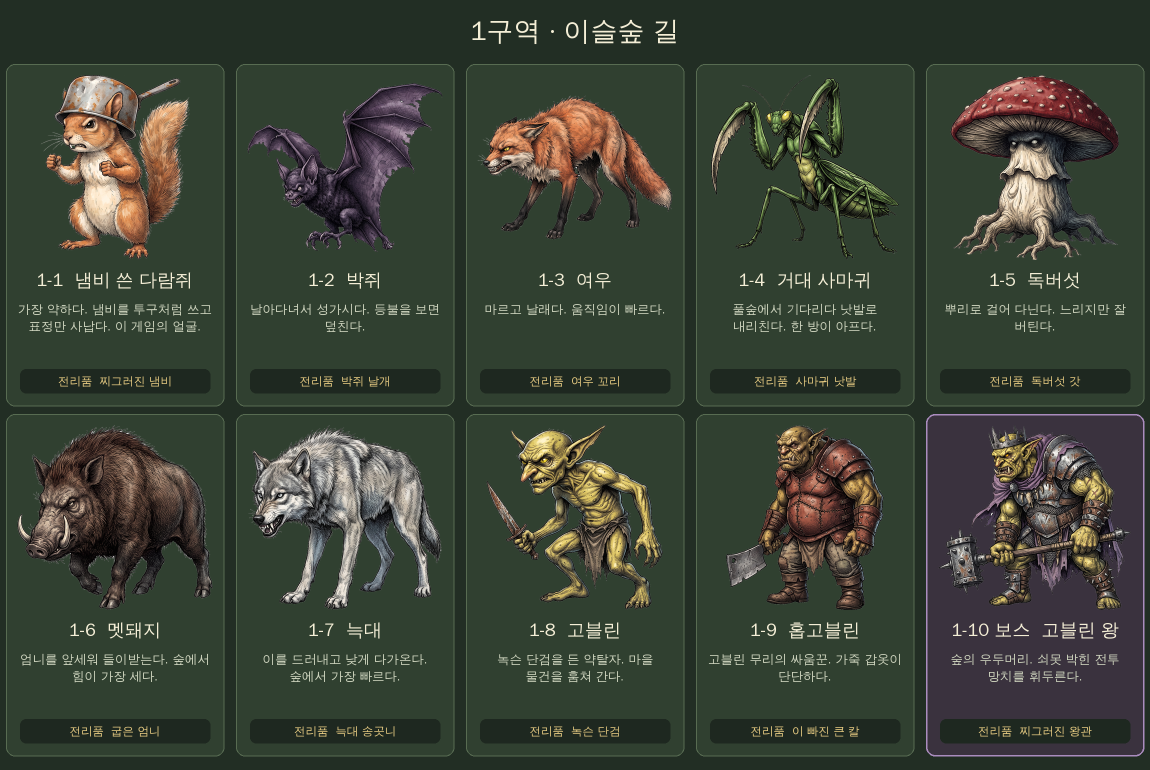
#> input picture art/1구역-도감판.png, 2300 x 1540 px (shown at 1/2 size)
$ python -i cutout2.py   (imports and definitions only)
#> lines starting #> are read from the running program, lines starting #| are printed output that depends on the picture; after the words box and inside, x2 and y2 are one past the last pixel; in counts of white or black regions, pixels touching at a corner belong together
#!/usr/bin/env python3
"""흰 배경 그림(유화풍 캐릭터·몬스터·무기)을 투명한 PNG로 만든다. 원본 크기 그대로 딴다.

  python3 tools/cutout2.py 입력.png 출력.png [--눈=x0,y0,x1,y1]

- 가장자리와 이어진 흰 배경을 지운다.
- 손가락 사이, 팔과 몸 사이, 다리 사이처럼 사방이 막힌 곳에 갇힌 순백도 작은 것까지 지운다.
- 테두리에 묻은 흰 기운을 안쪽 색으로 바꿔서, 어두운 배경에 올려도 밝은 띠가 생기지 않는다.
- 눈의 반짝임처럼 지우면 안 되는 흰 점은 --눈 으로 네모 칸을 알려 주면 남긴다(여러 번 줄 수 있다).
- 그래도 남는 깊은 틈(쥔 손 안쪽 등)은 --틈=x0,y0,x1,y1 로 네모 칸을 짚어 주면 그 안의 흰색을 지운다.
- 나무가 가장자리까지 꽉 찬 배경 겹은 --흰종이 를 붙인다.
- 다 딴 뒤에는 반드시 어두운 바탕과 분홍 바탕에 올려 확대해서 확인한다(tools/cutout2.py --확인 그림.png 확인.jpg).
"""
import sys
import numpy as np
from PIL import Image
from scipy import ndimage as nd

PAPER = 12       # 종이색에서 이만큼 안쪽이면 종이로 본다
LOW, HIGH = 10, 60  # 가장자리에서 반투명이 시작되는 / 완전히 불투명해지는 차이
POCKET_MIN = 12  # 이 넓이(픽셀, 2048 기준)보다 큰 갇힌 흰 덩어리를 지운다
BAND = 5         # 테두리에서 이 폭(픽셀)만큼 흰 기운을 걷어 낸다


def cutout(src, dst, keep=(), flip=False, holes=(), paper=None):
#> called with src = '../art/1구역-도감판.png', dst = 'out.png', keep = (), flip = False, holes = ()
    im = Image.open(src).convert('RGB')
#> im is the input picture: PIL image 2300x1540 RGB; mean R, G, B 58.9, 66.3, 53.7
    if flip:
        im = im.transpose(Image.FLIP_LEFT_RIGHT)
    a = np.asarray(im).astype(np.float32)
    h, w = a.shape[:2]
#> h = 1540; w = 2300
    k = max(w, h) / 2048.0
#> k = 1.12
    edge = np.concatenate([a[:12].reshape(-1, 3), a[-12:].reshape(-1, 3), a[:, :12].reshape(-1, 3), a[:, -12:].reshape(-1, 3)])
    # 그림이 가장자리까지 꽉 찬 배경 겹은 가장자리 색이 종이색이 아니다. 그럴 땐 paper=(255,255,255)를 준다.
    paper = np.median(edge, axis=0) if paper is None else np.array(paper, np.float32)
#> paper = [34, 46, 36]
    dist = np.abs(a - paper).max(axis=2)

    lab, n = nd.label(dist < PAPER)
#> lab: shape (1540, 2300) int32; 14800 distinct labels, from 0 to 14799
#> n = 14799
    outer_ids = np.unique(np.concatenate([lab[0], lab[-1], lab[:, 0], lab[:, -1]]))
#> outer_ids = [1]
    outer_ids = outer_ids[outer_ids > 0]
    bg = np.isin(lab, outer_ids)
#> bg: shape (1540, 2300) bool; 15.4% white; 1 white region, box (x1, y1, x2, y2) and area: (0, 0, 2300, 1540) 546299
    # 갇힌 흰 틈
    sizes = nd.sum(np.ones_like(lab), lab, np.arange(1, n + 1))
#> sizes = 14799 values, max 546299 at index 0, min 1 at index 5, mean 50.09
    objs = nd.find_objects(lab)
#> objs = 14799 items
    removed, kept = [], []
    for i in range(n):
        if (i + 1) in outer_ids or sizes[i] < POCKET_MIN * k * k:
            continue
        ys, xs = objs[i]
        cx, cy = (xs.start + xs.stop) // 2, (ys.start + ys.stop) // 2
        if any(x0 <= cx <= x1 and y0 <= cy <= y1 for x0, y0, x1, y1 in keep):
            kept.append((int(sizes[i]), cx, cy))
            continue
        bg |= lab == i + 1
        removed.append((int(sizes[i]), cx, cy))
#> this loop made 14799 passes
#> (cx, cy) on passes 2, 3, 59: (1044, 54), (1144, 60), (1661, 168)
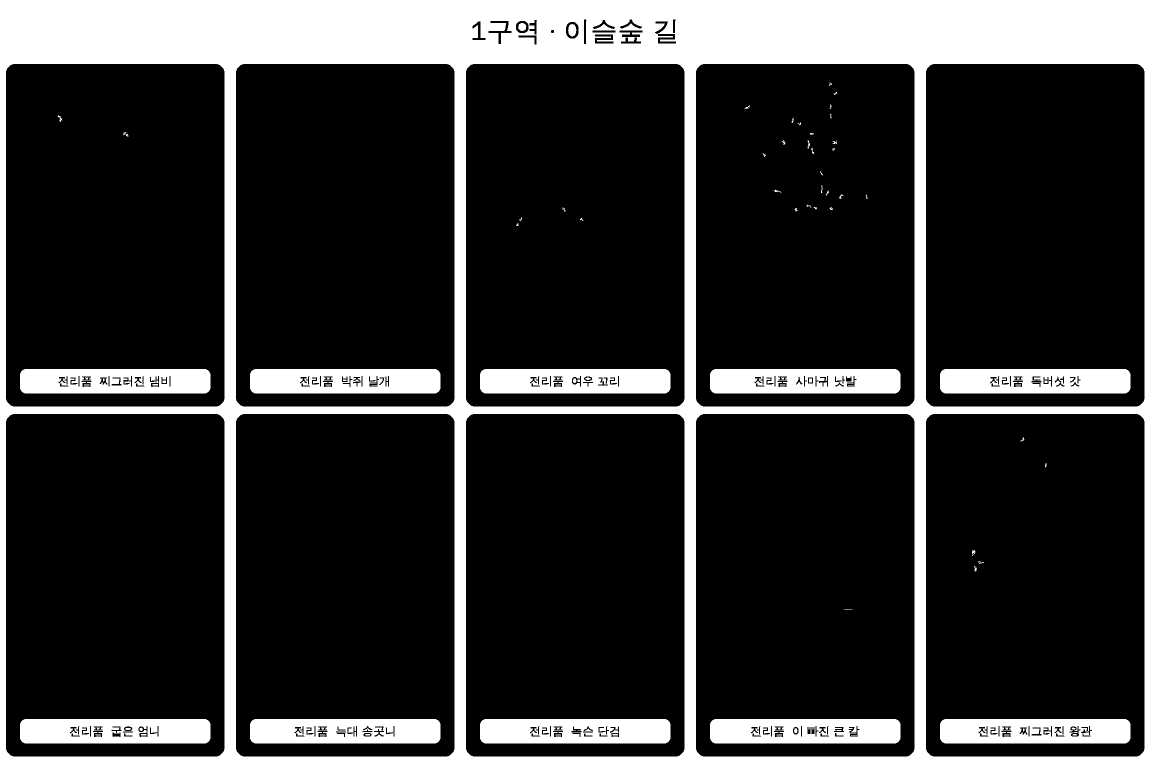
#> bg: shape (1540, 2300) bool (shown at 1/2 size); 20.3% white; 88 white regions (17 under 20 px), largest, box (x1, y1, x2, y2) and area: (0, 0, 2300, 1540) 546299, (1880, 738, 2261, 787) 17328, (500, 738, 881, 787) 17310
#> after the loop, kept = []; removed = 87 items, first 6: (201, 1044, 54), (318, 1144, 60), (18, 1661, 168), (19, 1671, 187), (18, 1661, 213), (29, 1494, 214)

    # 손으로 짚어 준 틈: 그 네모 칸 안의 밝은 점을 전부 배경으로 본다
    for x0, y0, x1, y1 in holes:
        bg[y0:y1, x0:x1] |= dist[y0:y1, x0:x1] < 60

    # 틈의 꼬리: 손가락 사이처럼 한두 픽셀 폭으로 가늘게 이어지는 흰 금은 조각조각 끊겨서 위에서 빠진다.
    # 이미 지운 배경 바로 곁(4픽셀 안)에 있는 밝은 조각을 크기와 상관없이 따라가며 지운다.
    lab2, n2 = nd.label(dist < 30)
#> n2 = 22249
    reach = max(2, round(4 * k))
#> reach = 4
    for _ in range(12):
        touch = np.unique(lab2[nd.binary_dilation(bg, iterations=reach) & ~bg])
        touch = touch[touch > 0]
        add = np.isin(lab2, touch) & ~bg
        for x0, y0, x1, y1 in keep:
            add[y0:y1, x0:x1] = False
        # 손가락 사이의 외딴 실금: 순백에 가까운 작은 조각이 배경에서 14픽셀 안에 있으면 지운다
        far = np.unique(lab[nd.binary_dilation(bg, iterations=round(14 * k)) & ~bg])
        far = far[far > 0]
        far = far[sizes[far - 1] >= 3]
        add |= np.isin(lab, far) & ~bg
        for x0, y0, x1, y1 in keep:
            add[y0:y1, x0:x1] = False
        if not add.any():
            break
        bg |= add
#> this loop made 12 passes
#> far on passes 8 to 12: [7938, 8207, 8313, 9455, 10127], [8316, 8576, 8659, 8719], [8373], [7862, 8371], [7491, 7712, 7786, 7823, 8724]
#> add: shape (1540, 2300) bool; 0.03% white in thin lines or dots, all inside (x1, y1, x2, y2) = (134, 208, 2178, 1105)
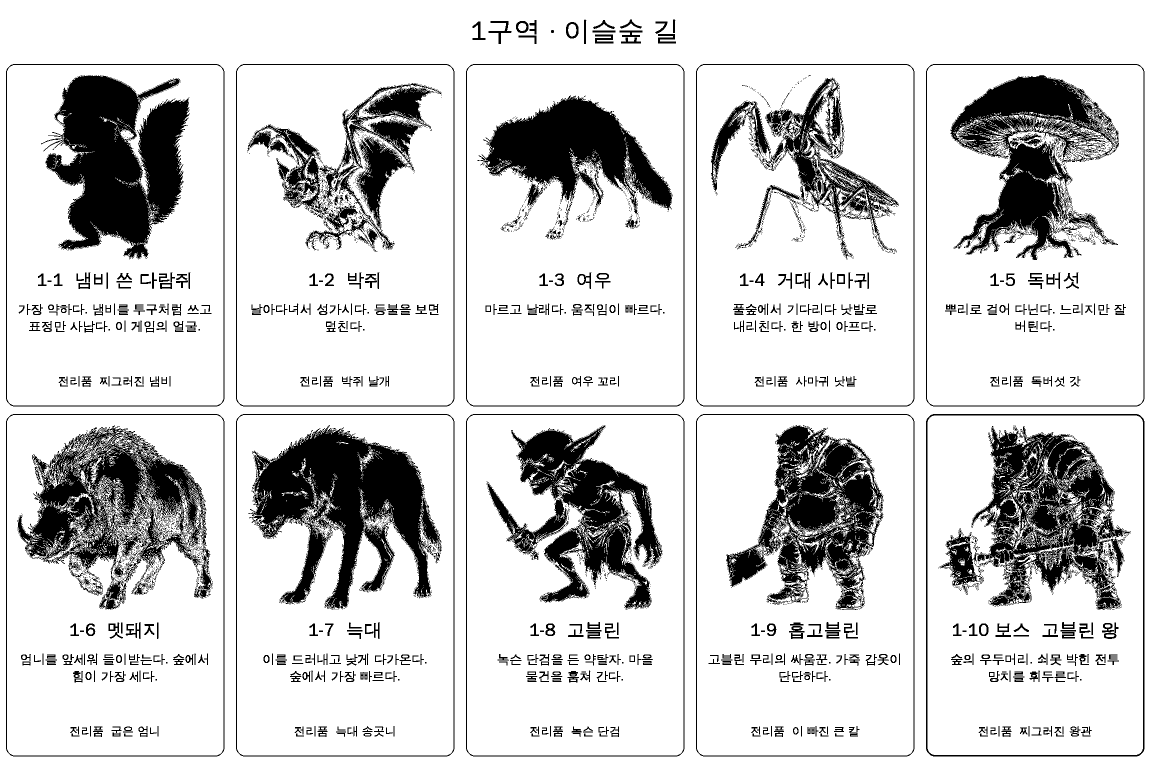
#> bg: shape (1540, 2300) bool (shown at 1/2 size); 82.5% white; 4646 black regions (3783 under 20 px), largest, box (x1, y1, x2, y2) and area: (497, 850, 883, 1220) 67117, (82, 150, 380, 519) 65228, (1943, 851, 2262, 1220) 52229

    # 배경 바로 옆의 밝은 번짐까지 반투명으로
    near = nd.binary_dilation(bg, iterations=max(2, round(4 * k)))
#> near: shape (1540, 2300) bool; 94% white; 431 black regions (277 under 20 px), largest, box (x1, y1, x2, y2) and area: (518, 866, 857, 1212) 37403, (112, 155, 296, 495) 36672, (976, 200, 1250, 382) 27414
    soft = np.clip((dist - LOW) / (HIGH - LOW), 0, 1)
    alpha = np.where(bg, 0.0, np.where(near, soft, 1.0))

    # 떨어져 나온 먼지: 본체와 이어지지 않은 작은 점은 지운다
    labd, nd_ = nd.label(alpha > 0)
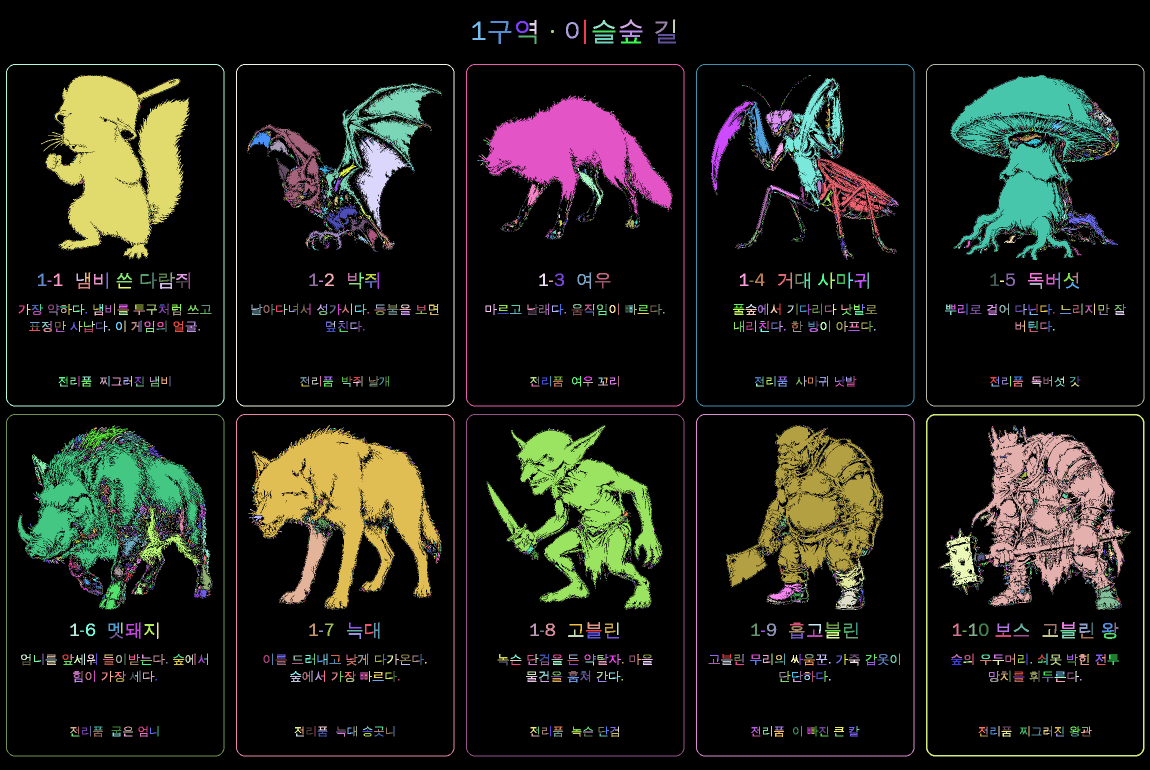
#> labd: shape (1540, 2300) int32 (shown at 1/2 size); 16274 distinct labels, from 0 to 16273; one colour per label, 0 black
#> nd_ = 16273
    if nd_ > 1:
        szd = nd.sum(np.ones_like(labd), labd, np.arange(1, nd_ + 1))
#> szd = 16273 values, max 64681 at index 25, min 1 at index 22, mean 38.04
        dust = np.isin(labd, np.where(szd < 60 * k * k)[0] + 1)
#> dust: shape (1540, 2300) bool; 1.6% white in thin lines or dots, all inside (x1, y1, x2, y2) = (35, 60, 2262, 1474)
        alpha[dust] = 0

    # 테두리 색 고치기: 테두리 띠에서, 안쪽보다 밝은(=흰 기운이 묻은) 점은 가장 가까운 안쪽 색으로 바꾼다
    solid = alpha >= 0.999
#> solid: shape (1540, 2300) bool; 12.2% white; 3997 white regions (3135 under 20 px), largest, box (x1, y1, x2, y2) and area: (509, 857, 861, 1217) 47898, (93, 152, 300, 499) 43390, (971, 192, 1343, 419) 36001
    inner = nd.binary_erosion(solid, iterations=max(2, round(BAND * k)))
#> inner: shape (1540, 2300) bool; 4.2% white; 140 white regions (59 under 20 px), largest, box (x1, y1, x2, y2) and area: (119, 158, 293, 487) 31818, (979, 203, 1247, 376) 24496, (523, 870, 731, 1200) 18091
    if inner.any():
        _, (iy, ix) = nd.distance_transform_edt(~inner, return_indices=True)
#> iy: shape (1540, 2300) int32; 684 distinct labels, from 158 to 1202
#> ix: shape (1540, 2300) int32; 1541 distinct labels, from 76 to 2218
        srcc = a[iy, ix]
        band = ~inner & (alpha > 0)
#> band: shape (1540, 2300) bool; 11.7% white; 438 white regions, largest, box (x1, y1, x2, y2) and area: (1943, 853, 2260, 1219) 45888, (36, 850, 421, 1161) 38763, (1452, 850, 1767, 1220) 38651
        lum = a @ np.array([.299, .587, .114], np.float32)
        slum = srcc @ np.array([.299, .587, .114], np.float32)
        # 흰색 쪽으로 물든 정도: 밝아졌고 채도도 빠진 점
        sat = a.max(2) - a.min(2)
        ssat = srcc.max(2) - srcc.min(2)
        fix = band & (lum > slum + 10) & ((alpha < 0.999) | (sat < ssat + 6))
#> fix: shape (1540, 2300) bool; 1.6% white in thin lines or dots
        a = np.where(fix[..., None], srcc, a)
    out = np.dstack([np.clip(a, 0, 255), alpha * 255]).astype(np.uint8)
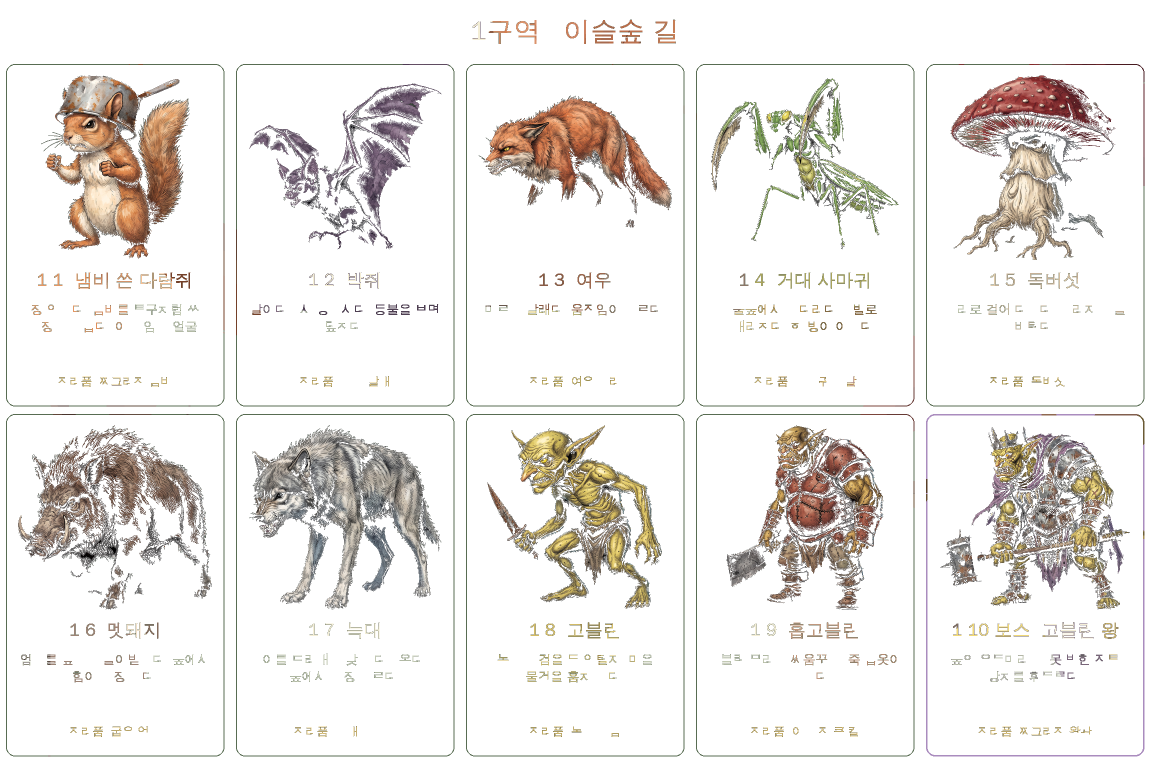
#> out: shape (1540, 2300, 4) (shown at 1/2 size); mean R, G, B, A 58.4, 65.5, 52.8, 37; transparent parts drawn white
    Image.fromarray(out, 'RGBA').save(dst)
    return removed, kept


def check(png, jpg, zoom=1):
    """어두운 초록·분홍 바탕에 나란히 올린 확인 그림을 만든다."""
    im = Image.open(png).convert('RGBA')
    box = im.getbbox()
    tiles = []
    for col in ((18, 40, 24, 255), (255, 0, 255, 255)):
        b = Image.new('RGBA', im.size, col)
        b.alpha_composite(im)
        tiles.append(b.crop(box).convert('RGB'))
    o = Image.new('RGB', (tiles[0].width * 2, tiles[0].height))
    o.paste(tiles[0], (0, 0))
    o.paste(tiles[1], (tiles[0].width, 0))
    if zoom != 1:
        o = o.resize((int(o.width * zoom), int(o.height * zoom)), Image.LANCZOS)
    o.save(jpg, quality=92)


# [10 lines not run here, left out]

>>> result = cutout('../art/1구역-도감판.png', 'out.png')
